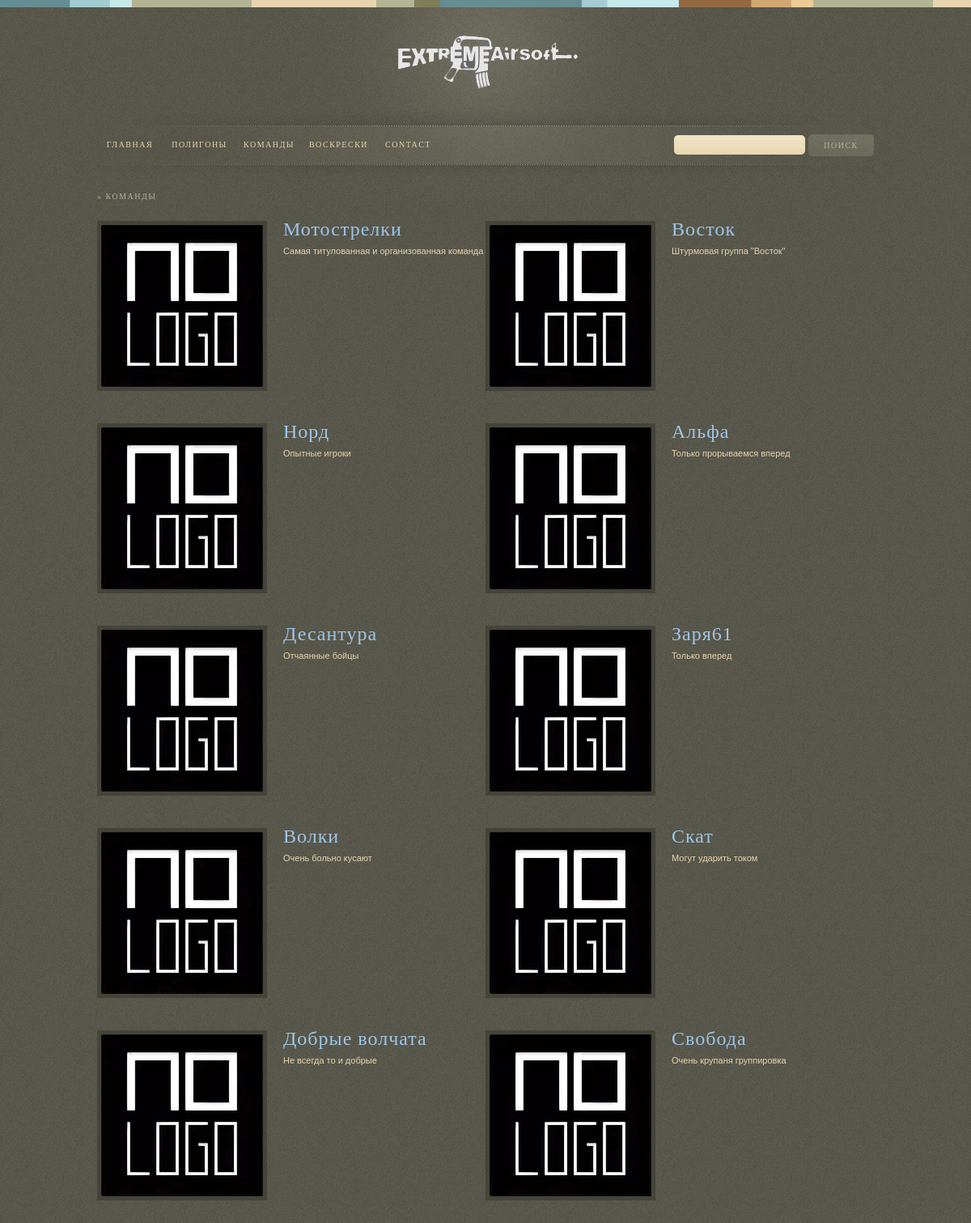
Page /team/ on the committed database.
### team_player/models.py (models this page shows, shortened)
class Team(models.Model):
    name = models.CharField(max_length=100)
    descriptions = models.CharField(max_length=200, default='')
    logo = models.ImageField(default='', upload_to='team')
    slug = models.SlugField(default='', null=False)
    def get_url(self):
        return reverse('info_team', args=[self.slug])

### team_player/views.py (the view)
# urls.py: path('', TeamListView.as_view(), name='team'),
class TeamListView(ListView):
    template_name = 'team_player/all_team.html'
    model = Team

### team_player/templates/team_player/all_team.html
{% extends 'base.html' %}
{% load static %}
{% block content %}
<link href="{% static 'css/style.css' %}" media="all" rel="stylesheet" type="text/css"/>
<div id="primary">
    <h3>&#187; Команды</h3>
    <div class="column-1">
        {% for team in object_list %}
        <div class="block-left">
            <img src="{{ team.logo.url }}" class="img-left" alt="{{ team.name }}"/>
            <h2><a class="text" href="{{ team.get_url }}">{{ team.name }}</a></h2>
            <p><a class="block-right">{{ team.descriptions }}</a></p>
        </div>
        {% endfor %}
    </div>
</div>
{% endblock %}

### static/css/front.css (style rules this page uses)
body { background: url(images/body.jpg) repeat; }
#primary h3 { color: #b3b496; font-family: Georgia, Palatino, serif; font-size: 10px; text-transform: uppercase; letter-spacing: 1.5px; margin: 10px 0; font-weight: normal; }
#primary p { color: #f4e6cc; font-size: 11px; font-family: arial, verdana, sans-serif; line-height: 15px; }

### static/css/style.css (style rules this page uses)
#primary h3 { color: #b3b496; font-family: Georgia, Palatino, serif; font-size: 10px; text-transform: uppercase; letter-spacing: 1.5px; margin: 10px 0; font-weight: normal; }
#primary h2 { color:#E8D4AF; font-family:Georgia,Palatino,serif; font-size:24px; font-weight:normal; letter-spacing:1px; line-height:20px; margin:0 0 10px; }
#primary p, #primary li { color: #f4e6cc; font-size: 11px; font-family: arial, verdana, sans-serif; line-height: 15px; margin-bottom: 15px; }
#primary img { border: 5px solid #454439; }
#primary img.img-left { margin: 0 20px 5px 0; float: left; }
#primary .column-1 { width: 100%; float: left; margin-top: 15px; }
#primary .text { text-decoration: none; color: #9fc5e8; text:active; text:hover; }
#primary .block-left { width: 50%; height: 250px; overflow: auto; float:left; }
#primary .block-right { width: 50%; height: 200px; overflow: auto; text-decoration: none; color: #e8d4af; text: active; text: hover; }

### rows in the picture
Team: logo (picture), name "Мотострелки", descriptions "Самая титулованная и организованная команда"
Team: logo (picture), name "Восток", descriptions "Штурмовая группа \"Восток\""
Team: logo (picture), name "Норд", descriptions "Опытные игроки"
Team: logo (picture), name "Альфа", descriptions "Только прорываемся вперед"
Team: logo (picture), name "Десантура", descriptions "Отчаянные бойцы"
Team: logo (picture), name "Заря61", descriptions "Только вперед"
Team: logo (picture), name "Волки", descriptions "Очень больно кусают"
Team: logo (picture), name "Скат", descriptions "Могут ударить током"
Team: logo (picture), name "Добрые волчата", descriptions "Не всегда то и добрые"
Team: logo (picture), name "Свобода", descriptions "Очень крупаня группировка"
